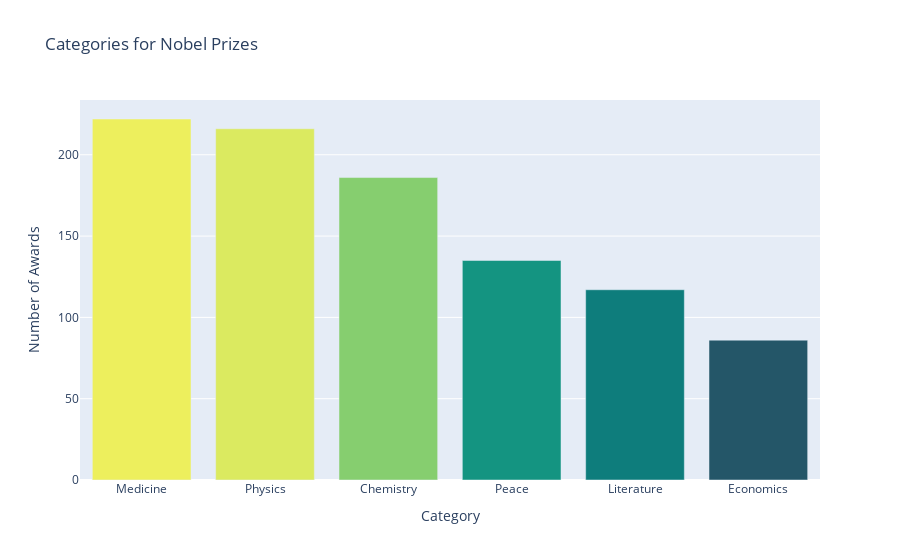

Write notebook code for a chart like this one.
### Code cell
categories_bar= px.bar(x=categories_set.index,
                       y=categories_set.values,
                       title = "Categories for Nobel Prizes",
                        color = categories_set.values,

                       color_continuous_scale='Aggrnyl',
                       color_continuous_midpoint=None)
categories_bar.update_layout(xaxis_title = "Category", yaxis_title = "Number of Awards", coloraxis_showscale=False)
categories_bar.show()

### Figure 1 — Plotly figure (JSON) as saved in the notebook; plotly's stock layout.template omitted (floating-point values rounded to 4 significant figures)
{"data": [{"alignmentgroup": "True", "hovertemplate": "x=%{x}<br>y=%{y}<br>color=%{marker.color}<extra></extra>", "legendgroup": "", "marker": {"color": [222, 216, 186, 135, 117, 86], "coloraxis": "coloraxis", "pattern": {"shape": ""}}, "name": "", "offsetgroup": "", "orientation": "v", "showlegend": false, "textposition": "auto", "type": "bar", "x": ["Medicine", "Physics", "Chemistry", "Peace", "Literature", "Economics"], "xaxis": "x", "y": [222, 216, 186, 135, 117, 86], "yaxis": "y"}], "layout": {"barmode": "relative", "coloraxis": {"colorbar": {"title": {"text": "color"}}, "colorscale": [[0, "rgb(36, 86, 104)"], [0.1667, "rgb(15, 114, 121)"], [0.3333, "rgb(13, 143, 129)"], [0.5, "rgb(57, 171, 126)"], [0.6667, "rgb(110, 197, 116)"], [0.8333, "rgb(169, 220, 103)"], [1, "rgb(237, 239, 93)"]], "showscale": false}, "legend": {"tracegroupgap": 0}, "title": {"text": "Categories for Nobel Prizes"}, "xaxis": {"anchor": "y", "domain": [0, 1], "title": {"text": "Category"}}, "yaxis": {"anchor": "x", "domain": [0, 1], "title": {"text": "Number of Awards"}}}}
